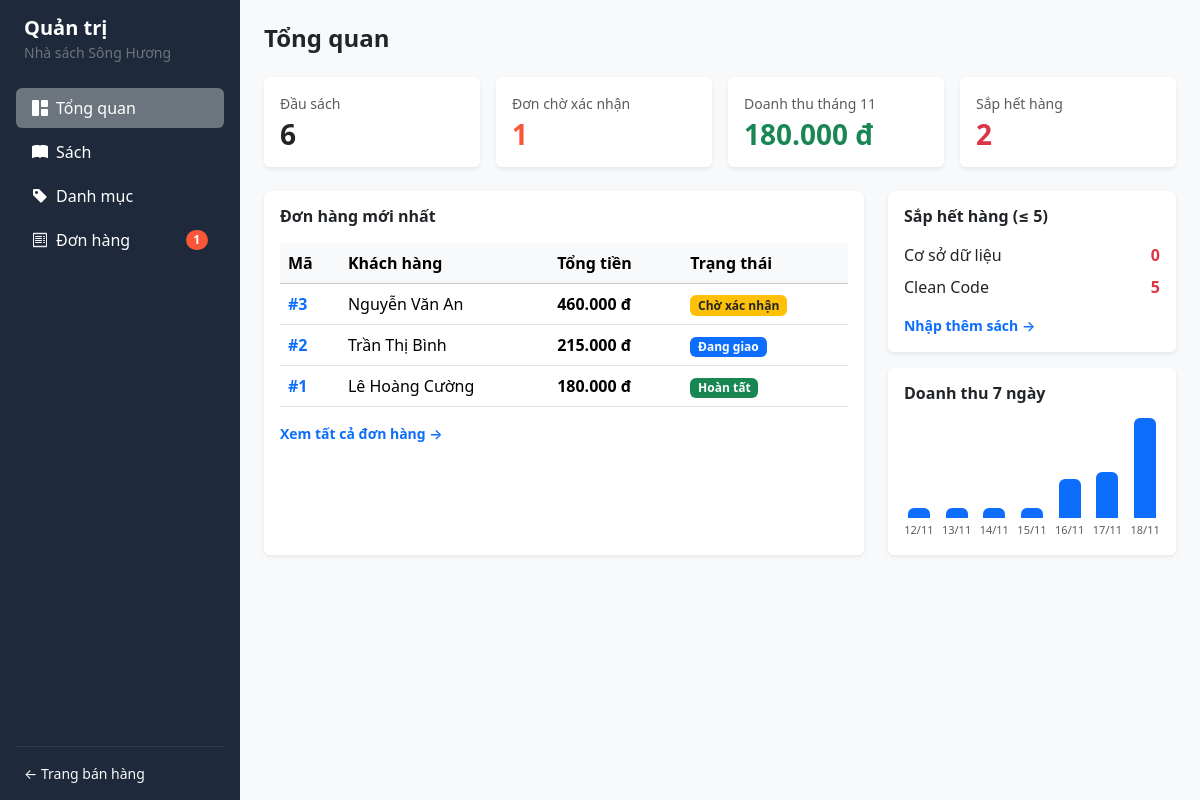
The page /admin on the database its author committed.
### models.py (models this page shows)
class Order(db.Model):
    __tablename__ = "orders"
    id: Mapped[int] = mapped_column(primary_key=True)
    customer_name: Mapped[str] = mapped_column(String(100), nullable=False)
    phone: Mapped[str] = mapped_column(String(15), nullable=False)
    email: Mapped[Optional[str]] = mapped_column(String(120), nullable=True)
    address: Mapped[str] = mapped_column(String(255), nullable=False)
    note: Mapped[Optional[str]] = mapped_column(String(255), nullable=True)
    payment_method: Mapped[str] = mapped_column(String(50), default="COD")
    shipping_fee: Mapped[int] = mapped_column(default=0)
    total_amount: Mapped[int] = mapped_column(nullable=False)
    status: Mapped[str] = mapped_column(String(30), default="Chờ xác nhận")
    created_at: Mapped[datetime] = mapped_column(DateTime, default=datetime.now)
    items: Mapped[List["OrderItem"]] = relationship(
        back_populates="order", cascade="all, delete-orphan"
    )
    histories: Mapped[List["OrderHistory"]] = relationship(
        back_populates="order",
        cascade="all, delete-orphan",
        order_by="OrderHistory.id.asc()"
    )

class Book(db.Model):
    __tablename__ = "books"
    id: Mapped[int] = mapped_column(primary_key=True)
    title: Mapped[str] = mapped_column(String(200), unique=True, nullable=False)
    author: Mapped[str] = mapped_column(String(100), nullable=False)
    publisher: Mapped[Optional[str]] = mapped_column(String(100), default="NXB Đại học Huế")
    publish_year: Mapped[int] = mapped_column(default=2024)
    price: Mapped[int] = mapped_column(nullable=False)
    stock: Mapped[int] = mapped_column(default=0)
    description: Mapped[Optional[str]] = mapped_column(Text, nullable=True)
    cover_image: Mapped[Optional[str]] = mapped_column(String(255), nullable=True)
    category_id: Mapped[int] = mapped_column(ForeignKey("categories.id"), nullable=False)
    category: Mapped["Category"] = relationship(back_populates="books")
    order_items: Mapped[List["OrderItem"]] = relationship(back_populates="book")

### app.py (the view)
@app.get("/admin")
def admin_dashboard():
    now = datetime.now()
    month_start = now.replace(day=1, hour=0, minute=0, second=0, microsecond=0)
    total_books = db.session.scalar(db.select(func.count(Book.id))) or 0
    pending_orders = db.session.scalar(
        db.select(func.count(Order.id)).where(Order.status == "Chờ xác nhận")
    ) or 0
    monthly_revenue = db.session.scalar(
        db.select(func.sum(Order.total_amount)).where(
            Order.status == "Hoàn tất",
            Order.created_at >= month_start
        )
    ) or 0
    low_stock_count = db.session.scalar(
        db.select(func.count(Book.id)).where(Book.stock <= 5)
    ) or 0
    recent_orders = db.session.execute(
        db.select(Order).order_by(Order.id.desc()).limit(5)
    ).scalars().all()
    low_stock_books = db.session.execute(
        db.select(Book).where(Book.stock <= 5).order_by(Book.stock.asc())
    ).scalars().all()
    chart_data = []
    max_rev = 1
    for i in range(6, -1, -1):
        day = (now - timedelta(days=i)).date()
        d_start = datetime.combine(day, datetime.min.time())
        d_end = datetime.combine(day, datetime.max.time())
        rev = db.session.scalar(
            db.select(func.sum(Order.total_amount)).where(
                Order.status != "Đã huỷ",
                Order.created_at >= d_start,
                Order.created_at <= d_end
            )
        ) or 0
        if rev > max_rev:
            max_rev = rev
        chart_data.append({"label": day.strftime("%d/%m"), "value": rev})
    return render_template(
        "admin/dashboard.html",
        current_month=now.month,
        total_books=total_books,
        pending_orders=pending_orders,
        monthly_revenue=monthly_revenue,
        low_stock_count=low_stock_count,
        recent_orders=recent_orders,
        low_stock_books=low_stock_books,
        chart_data=chart_data,
        max_rev=max_rev
    )

### app.py (called while the page is built)
@app.context_processor
def inject_globals():
    cart = session.get("cart", {})
    cart_count = sum(cart.values())
    pending_orders_count = db.session.scalar(
        db.select(func.count(Order.id)).where(Order.status == "Chờ xác nhận")
    ) or 0
    return dict(cart_count=cart_count, pending_orders_count=pending_orders_count)

### templates/admin/dashboard.html (shortened to what this page needs)
{% extends "admin/base_admin.html" %}
{% block content %}
<h4 class="fw-bold mb-4">Tổng quan</h4>
<div class="row g-3 mb-4">
    <div class="col-md-3">
        <div class="card border-0 shadow-sm p-3">
            <small class="text-muted">Đầu sách</small>
            <h3 class="fw-bold mb-0 mt-1">{{ total_books }}</h3>
        </div>
    </div>
    <div class="col-md-3">
        <div class="card border-0 shadow-sm p-3">
            <small class="text-muted">Đơn chờ xác nhận</small>
            <h3 class="fw-bold mb-0 mt-1" style="color: #f95738;">{{ pending_orders }}</h3>
        </div>
    </div>
    <div class="col-md-3">
        <div class="card border-0 shadow-sm p-3">
            <small class="text-muted">Doanh thu tháng {{ current_month }}</small>
            <h3 class="fw-bold text-success mb-0 mt-1">{{ "{:,.0f}".format(monthly_revenue).replace(",", ".") }} đ</h3>
        </div>
    </div>
    <div class="col-md-3">
        <div class="card border-0 shadow-sm p-3">
            <small class="text-muted">Sắp hết hàng</small>
            <h3 class="fw-bold text-danger mb-0 mt-1">{{ low_stock_count }}</h3>
        </div>
    </div>
</div>
<div class="row g-4">
    <div class="col-lg-8">
        <div class="card border-0 shadow-sm p-3 h-100">
            <h6 class="fw-bold mb-3">Đơn hàng mới nhất</h6>
            <div class="table-responsive">
                <table class="table table-hover align-middle">
                    <thead class="table-light">
                        <tr>
                            <th>Mã</th>
                            <th>Khách hàng</th>
                            <th>Tổng tiền</th>
                            <th>Trạng thái</th>
                        </tr>
                    </thead>
                    <tbody>
                        {% for o in recent_orders %}
                        <tr>
                            <td><a href="{{ url_for('admin_order_detail', order_id=o.id) }}" class="fw-bold text-decoration-none">#{{ o.id }}</a></td>
                            <td>{{ o.customer_name }}</td>
                            <td class="fw-semibold">{{ "{:,.0f}".format(o.total_amount).replace(",", ".") }} đ</td>
                            <td>
                                {% set badge_cls = {'Chờ xác nhận': 'warning text-dark', 'Đang giao': 'primary', 'Hoàn tất': 'success', 'Đã huỷ': 'secondary'}[o.status] %}
                                <span class="badge bg-{{ badge_cls }}">{{ o.status }}</span>
                            </td>
                        </tr>
                        {% endfor %}
                    </tbody>
                </table>
            </div>
            <a href="{{ url_for('admin_orders') }}" class="text-decoration-none small fw-semibold">Xem tất cả đơn hàng →</a>
        </div>
    </div>
    <div class="col-lg-4 d-flex flex-column gap-3">
        <div class="card border-0 shadow-sm p-3">
            <h6 class="fw-bold mb-3">Sắp hết hàng (≤ 5)</h6>
            {% for b in low_stock_books %}
            <div class="d-flex justify-content-between align-items-center mb-2">
                <a href="{{ url_for('admin_book_edit', book_id=b.id) }}" class="text-decoration-none text-dark">{{ b.title }}</a>
                <span class="fw-bold text-danger">{{ b.stock }}</span>
            </div>
            {% else %}
            <p class="text-muted small mb-0">Tất cả đầu sách đều đủ tồn kho.</p>
            {% endfor %}
            <a href="{{ url_for('admin_books', stock='low_stock') }}" class="text-decoration-none small fw-semibold mt-2">Nhập thêm sách →</a>
        </div>
      <div class="card border-0 shadow-sm p-3">
    <h6 class="fw-bold mb-3">Doanh thu 7 ngày</h6>
    <div class="d-flex align-items-end justify-content-between gap-2 pt-3" style="height: 120px;">
        {% for d in chart_data %}
        {% set pct = ((d.value / max_rev) * 100)|int if d.value > 0 else 10 %}
        <div class="text-center flex-fill">
            <div class="bg-primary rounded-top mx-auto chart-bar" data-height="{{ pct }}" style="width: 22px;" title="{{ '{:,.0f}'.format(d.value) }} đ"></div>
            <small class="text-muted d-block mt-1" style="font-size: 11px;">{{ d.label }}</small>
        </div>
        {% endfor %}
    </div>
</div>
    </div>
</div>
{% endblock %}

### rows shown on the page
Order: id "3", customer_name "Nguyễn Văn An", total_amount "460.000", status "Chờ xác nhận"
Order: id "2", customer_name "Trần Thị Bình", total_amount "215.000", status "Đang giao"
Order: id "1", customer_name "Lê Hoàng Cường", total_amount "180.000", status "Hoàn tất"
Book: title "Cơ sở dữ liệu", stock "0"
Book: title "Clean Code", stock "5"

### other values the page prints
{{ pending_orders_count }} "1"
{{ total_books }} "6"
{{ pending_orders }} "1"
{{ "{:,.0f}".format(monthly_revenue).replace(",", ".") }} "180.000"
{{ low_stock_count }} "2"
{{ d.label }} "12/11" "13/11" "14/11" "15/11" "16/11" "17/11" "18/11"
